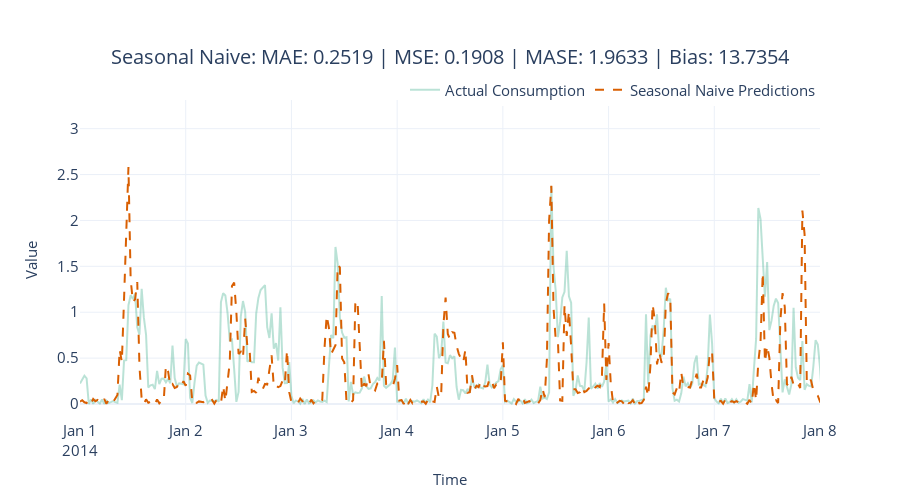

The notebook cell saved with this chart:
### Code cell
fig = plot_forecast(pred_df, forecast_columns=["snaive_predictions"], forecast_display_names=['Seasonal Naive Predictions'])
fig = format_plot(fig, title=f"Seasonal Naive: MAE: {metrics['MAE']:.4f} | MSE: {metrics['MSE']:.4f} | MASE: {metrics['MASE']:.4f} | Bias: {metrics['Forecast Bias']:.4f}")
fig.update_xaxes(type="date", range=["2014-01-01", "2014-01-08"])
fig.write_image("imgs/chapter_4/snaive.png")
fig.show()

### Figure 1 — Plotly figure (JSON) as saved in the notebook; plotly's stock layout.template omitted (floating-point values rounded to 4 significant figures; data arrays with more than 128 entries replaced by an {"elided": "..."} marker saying what was removed)
{"data": [{"line": {"color": "rgba(27,158,119, 0.3)"}, "mode": "lines", "name": "Actual Consumption", "type": "scatter", "x": {"elided": "1488 str values"}, "y": {"elided": "1488 float values"}}, {"line": {"color": "rgba(217,95,2, 1)", "dash": "dash"}, "mode": "lines", "name": "Seasonal Naive Predictions", "type": "scatter", "x": {"elided": "1488 str values"}, "y": {"elided": "1488 float values"}}], "layout": {"autosize": false, "height": 500, "legend": {"font": {"size": 15}, "orientation": "h", "title": {}, "x": 1, "xanchor": "right", "y": 0.98, "yanchor": "bottom"}, "title": {"font": {"size": 20}, "text": "Seasonal Naive: MAE: 0.2519 | MSE: 0.1908 | MASE: 1.9633 | Bias: 13.7354", "x": 0.5, "xanchor": "center", "yanchor": "top"}, "width": 900, "xaxis": {"range": ["2014-01-01", "2014-01-08"], "tickfont": {"size": 15}, "title": {"font": {"size": 15}, "text": "Time"}, "type": "date"}, "yaxis": {"autorange": true, "range": [-0.1743, 3.312], "tickfont": {"size": 15}, "title": {"font": {"size": 15}, "text": "Value"}, "type": "linear"}}}
